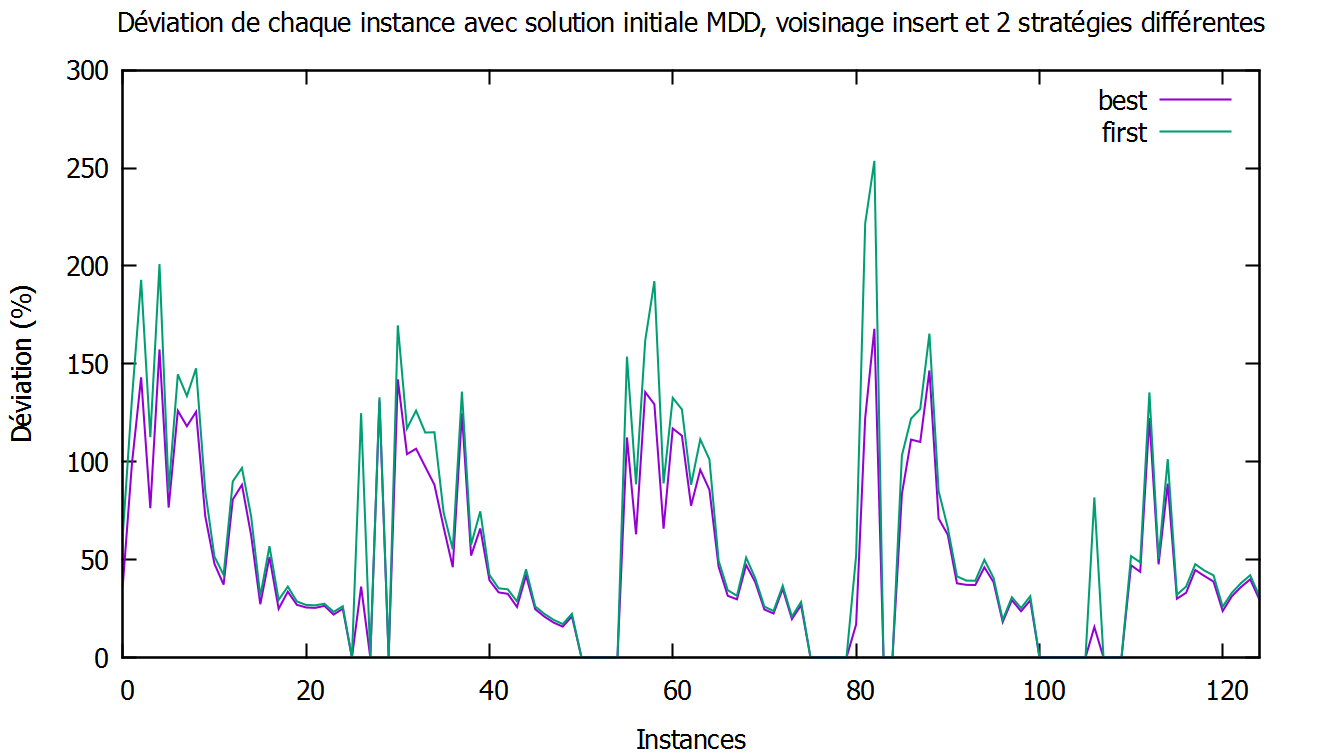

The script that saved this image:
set output "C:/Users/Pierrick/workspace/SMTWTP/experiences/xp2.png"
set title "Déviation de chaque instance avec solution initiale MDD, voisinage insert et 2 stratégies différentes"
set ylabel "Déviation (%)"
set xlabel "Instances"
set xrange [0:124]
plot "C:/Users/Pierrick/workspace/SMTWTP/data/results/hc/best_insert_mdd.dat" using 0:1 with lines title "best", "C:/Users/Pierrick/workspace/SMTWTP/data/results/hc/first_insert_mdd.dat" using 0:1 with lines title "first"
